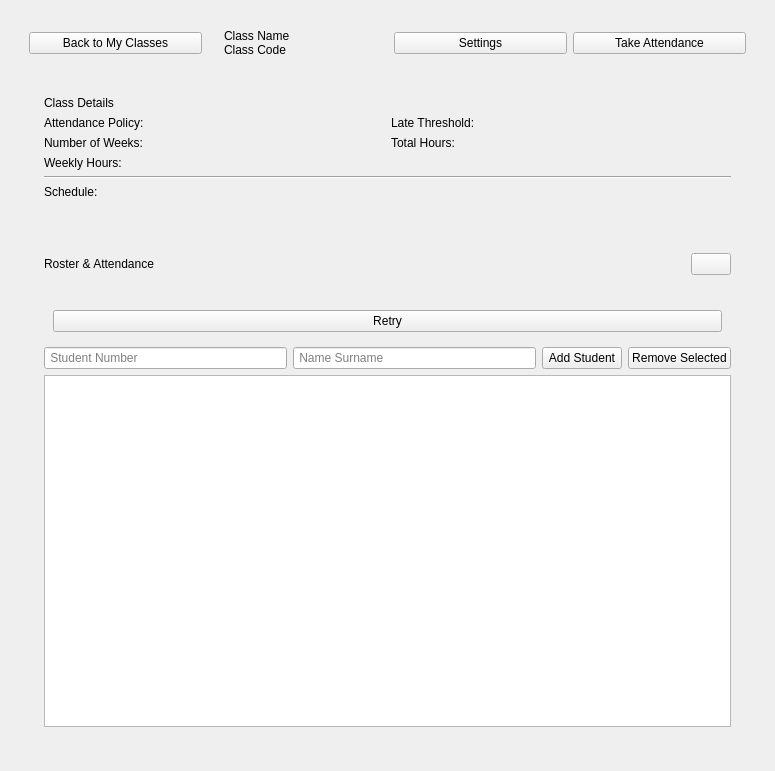
<?xml version="1.0" encoding="UTF-8"?>
<ui version="4.0">
 <class>ClassWindow</class>
 <widget class="QWidget" name="ClassWindow">
  <property name="geometry">
   <rect>
    <x>0</x>
    <y>0</y>
    <width>775</width>
    <height>771</height>
   </rect>
  </property>
  <property name="windowTitle">
   <string>Class Name</string>
  </property>
  <layout class="QVBoxLayout" name="verticalLayout_5">
   <item>
    <widget class="QWidget" name="widget" native="true">
     <layout class="QVBoxLayout" name="verticalLayout_4">
      <item>
       <widget class="QWidget" name="class_header_widget" native="true">
        <layout class="QHBoxLayout" name="class_header_layout">
         <item>
          <widget class="QPushButton" name="back_to_my_classes_btn">
           <property name="text">
            <string>Back to My Classes</string>
           </property>
          </widget>
         </item>
         <item>
          <layout class="QVBoxLayout" name="class_header_text_layout">
           <property name="spacing">
            <number>0</number>
           </property>
           <property name="leftMargin">
            <number>16</number>
           </property>
           <item>
            <widget class="QLabel" name="class_name_header_lbl">
             <property name="text">
              <string>Class Name</string>
             </property>
            </widget>
           </item>
           <item>
            <widget class="QLabel" name="class_code_lbl">
             <property name="text">
              <string>Class Code</string>
             </property>
            </widget>
           </item>
          </layout>
         </item>
         <item>
          <spacer name="class_header_spacer">
           <property name="orientation">
            <enum>Qt::Horizontal</enum>
           </property>
          </spacer>
         </item>
         <item>
          <widget class="QPushButton" name="class_settings_btn">
           <property name="text">
            <string>Settings</string>
           </property>
          </widget>
         </item>
         <item>
          <widget class="QPushButton" name="take_attendance_btn">
           <property name="text">
            <string>Take Attendance</string>
           </property>
          </widget>
         </item>
        </layout>
       </widget>
      </item>
      <item>
       <widget class="QFrame" name="class_details_card">
        <layout class="QVBoxLayout" name="class_details_card_layout">
         <property name="leftMargin">
          <number>24</number>
         </property>
         <property name="topMargin">
          <number>24</number>
         </property>
         <property name="rightMargin">
          <number>24</number>
         </property>
         <property name="bottomMargin">
          <number>24</number>
         </property>
         <item>
          <widget class="QLabel" name="class_details_title_lbl">
           <property name="text">
            <string>Class Details</string>
           </property>
          </widget>
         </item>
         <item>
          <layout class="QGridLayout" name="class_details_grid">
           <item row="0" column="0">
            <widget class="QLabel" name="attendance_policy_lbl">
             <property name="text">
              <string>Attendance Policy:</string>
             </property>
            </widget>
           </item>
           <item row="0" column="1">
            <widget class="QLabel" name="late_threshold_lbl">
             <property name="text">
              <string>Late Threshold:</string>
             </property>
            </widget>
           </item>
           <item row="1" column="0">
            <widget class="QLabel" name="number_of_weeks_lbl">
             <property name="text">
              <string>Number of Weeks:</string>
             </property>
            </widget>
           </item>
           <item row="1" column="1">
            <widget class="QLabel" name="total_hours_lbl">
             <property name="text">
              <string>Total Hours:</string>
             </property>
            </widget>
           </item>
           <item row="2" column="0">
            <widget class="QLabel" name="weekly_hours_lbl">
             <property name="text">
              <string>Weekly Hours:</string>
             </property>
            </widget>
           </item>
          </layout>
         </item>
         <item>
          <widget class="Line" name="class_details_divider">
           <property name="orientation">
            <enum>Qt::Horizontal</enum>
           </property>
          </widget>
         </item>
         <item>
          <widget class="QLabel" name="schedule_lbl">
           <property name="wordWrap">
            <bool>true</bool>
           </property>
           <property name="text">
            <string>Schedule:</string>
           </property>
          </widget>
         </item>
        </layout>
       </widget>
      </item>
      <item>
       <widget class="QFrame" name="roster_section_card">
        <layout class="QVBoxLayout" name="roster_section_card_layout">
         <property name="leftMargin">
          <number>24</number>
         </property>
         <property name="topMargin">
          <number>24</number>
         </property>
         <property name="rightMargin">
          <number>24</number>
         </property>
         <property name="bottomMargin">
          <number>24</number>
         </property>
         <item>
          <layout class="QHBoxLayout" name="roster_section_header_layout">
           <item>
            <widget class="QLabel" name="roster_section_title_lbl">
             <property name="text">
              <string>Roster &amp; Attendance</string>
             </property>
            </widget>
           </item>
           <item>
            <spacer name="roster_section_header_spacer">
             <property name="orientation">
              <enum>Qt::Horizontal</enum>
             </property>
            </spacer>
           </item>
           <item>
            <widget class="QPushButton" name="refresh_student_list_btn">
             <property name="maximumSize">
              <size>
               <width>40</width>
               <height>40</height>
              </size>
             </property>
             <property name="text">
              <string/>
             </property>
            </widget>
           </item>
          </layout>
         </item>
         <item>
          <widget class="QWidget" name="roster_status_widget" native="true">
           <property name="visible">
            <bool>false</bool>
           </property>
           <layout class="QVBoxLayout" name="roster_status_layout">
            <item>
             <widget class="QLabel" name="roster_status_lbl">
              <property name="wordWrap">
               <bool>true</bool>
              </property>
              <property name="alignment">
               <set>Qt::AlignCenter</set>
              </property>
              <property name="text">
               <string/>
              </property>
             </widget>
            </item>
            <item>
             <widget class="QPushButton" name="roster_retry_btn">
              <property name="text">
               <string>Retry</string>
              </property>
             </widget>
            </item>
           </layout>
          </widget>
         </item>
         <item>
          <layout class="QHBoxLayout" name="roster_add_student_layout">
           <item>
            <widget class="QLineEdit" name="new_student_number_le">
             <property name="placeholderText"><string> Student Number</string></property>
            </widget>
           </item>
           <item>
            <widget class="QLineEdit" name="new_student_name_le">
             <property name="placeholderText"><string> Name Surname</string></property>
            </widget>
           </item>
           <item>
            <widget class="QPushButton" name="add_student_btn">
             <property name="text"><string>Add Student</string></property>
            </widget>
           </item>
           <item>
            <widget class="QPushButton" name="remove_selected_student_btn">
             <property name="text"><string>Remove Selected</string></property>
            </widget>
           </item>
          </layout>
         </item>
         <item>
          <widget class="QTableWidget" name="student_list_tableWidget">
           <property name="gridStyle">
            <enum>Qt::SolidLine</enum>
           </property>
          </widget>
         </item>
        </layout>
       </widget>
      </item>
     </layout>
    </widget>
   </item>
  </layout>
 </widget>
 <resources/>
 <connections/>
</ui>
